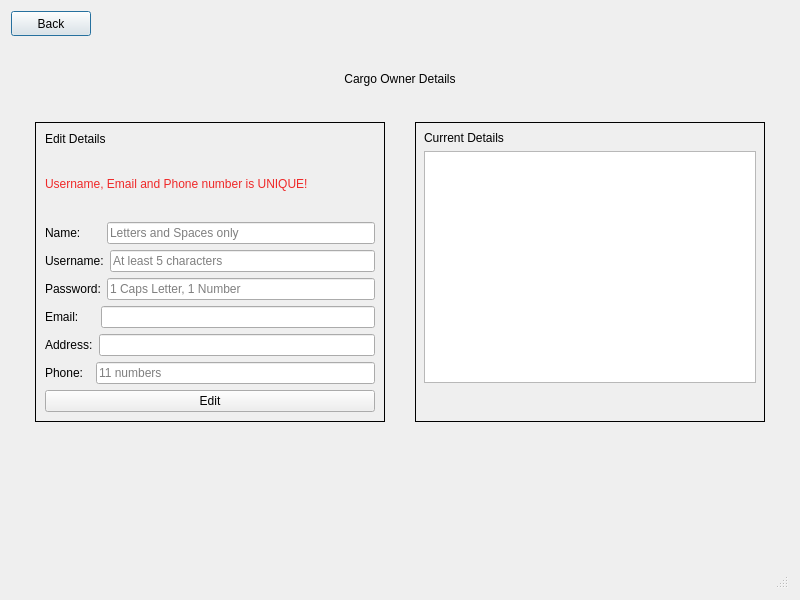
<?xml version="1.0" encoding="UTF-8"?>
<ui version="4.0">
 <class>customereditandview</class>
 <widget class="QDialog" name="customereditandview">
  <property name="geometry">
   <rect>
    <x>0</x>
    <y>0</y>
    <width>800</width>
    <height>600</height>
   </rect>
  </property>
  <property name="windowTitle">
   <string>Dialog</string>
  </property>
  <layout class="QVBoxLayout" name="verticalLayout_3">
   <item>
    <layout class="QVBoxLayout" name="verticalLayout">
     <item>
      <layout class="QHBoxLayout" name="horizontalLayout_2">
       <item>
        <widget class="QPushButton" name="pushButton_2">
         <property name="sizePolicy">
          <sizepolicy hsizetype="Fixed" vsizetype="Fixed">
           <horstretch>0</horstretch>
           <verstretch>0</verstretch>
          </sizepolicy>
         </property>
         <property name="minimumSize">
          <size>
           <width>55</width>
           <height>25</height>
          </size>
         </property>
         <property name="text">
          <string>Back</string>
         </property>
        </widget>
       </item>
       <item>
        <spacer name="horizontalSpacer">
         <property name="orientation">
          <enum>Qt::Horizontal</enum>
         </property>
         <property name="sizeHint" stdset="0">
          <size>
           <width>40</width>
           <height>20</height>
          </size>
         </property>
        </spacer>
       </item>
      </layout>
     </item>
     <item>
      <layout class="QHBoxLayout" name="horizontalLayout">
       <property name="topMargin">
        <number>30</number>
       </property>
       <property name="bottomMargin">
        <number>30</number>
       </property>
       <item>
        <widget class="QLabel" name="label">
         <property name="text">
          <string>Cargo Owner Details</string>
         </property>
         <property name="alignment">
          <set>Qt::AlignCenter</set>
         </property>
        </widget>
       </item>
      </layout>
     </item>
     <item>
      <layout class="QHBoxLayout" name="horizontalLayout_3">
       <property name="topMargin">
        <number>0</number>
       </property>
       <item>
        <widget class="QWidget" name="accountForm" native="true">
         <property name="sizePolicy">
          <sizepolicy hsizetype="Fixed" vsizetype="Fixed">
           <horstretch>0</horstretch>
           <verstretch>0</verstretch>
          </sizepolicy>
         </property>
         <property name="minimumSize">
          <size>
           <width>350</width>
           <height>300</height>
          </size>
         </property>
         <property name="styleSheet">
          <string notr="true">#accountForm{ border: 1px solid; }</string>
         </property>
         <layout class="QVBoxLayout" name="verticalLayout_2">
          <property name="leftMargin">
           <number>10</number>
          </property>
          <property name="topMargin">
           <number>10</number>
          </property>
          <property name="rightMargin">
           <number>10</number>
          </property>
          <property name="bottomMargin">
           <number>5</number>
          </property>
          <item>
           <widget class="QLabel" name="label_2">
            <property name="sizePolicy">
             <sizepolicy hsizetype="Fixed" vsizetype="Fixed">
              <horstretch>0</horstretch>
              <verstretch>0</verstretch>
             </sizepolicy>
            </property>
            <property name="text">
             <string>Edit Details</string>
            </property>
           </widget>
          </item>
          <item>
           <widget class="QLabel" name="label_3">
            <property name="styleSheet">
             <string notr="true">color: rgb(239, 41, 41);</string>
            </property>
            <property name="text">
             <string>Username, Email and Phone number is UNIQUE!</string>
            </property>
           </widget>
          </item>
          <item>
           <layout class="QHBoxLayout" name="horizontalLayout_7">
            <item>
             <widget class="QLabel" name="nameLabel">
              <property name="text">
               <string>Name:      </string>
              </property>
             </widget>
            </item>
            <item>
             <widget class="QLineEdit" name="nameLineEdit">
              <property name="placeholderText">
               <string>Letters and Spaces only</string>
              </property>
             </widget>
            </item>
           </layout>
          </item>
          <item>
           <layout class="QHBoxLayout" name="horizontalLayout_9">
            <item>
             <widget class="QLabel" name="userNameLabel">
              <property name="text">
               <string>Username:</string>
              </property>
             </widget>
            </item>
            <item>
             <widget class="QLineEdit" name="userNameLineEdit">
              <property name="placeholderText">
               <string>At least 5 characters</string>
              </property>
             </widget>
            </item>
           </layout>
          </item>
          <item>
           <layout class="QHBoxLayout" name="horizontalLayout_6">
            <item>
             <widget class="QLabel" name="passordLabel">
              <property name="text">
               <string>Password:</string>
              </property>
             </widget>
            </item>
            <item>
             <widget class="QLineEdit" name="passwordLineEdit">
              <property name="placeholderText">
               <string>1 Caps Letter, 1 Number</string>
              </property>
             </widget>
            </item>
           </layout>
          </item>
          <item>
           <layout class="QHBoxLayout" name="horizontalLayout_5">
            <item>
             <widget class="QLabel" name="emailLabel">
              <property name="text">
               <string>Email:     </string>
              </property>
             </widget>
            </item>
            <item>
             <widget class="QLineEdit" name="emailLineEdit"/>
            </item>
           </layout>
          </item>
          <item>
           <layout class="QHBoxLayout" name="horizontalLayout_4">
            <item>
             <widget class="QLabel" name="addressLabel">
              <property name="text">
               <string>Address:</string>
              </property>
             </widget>
            </item>
            <item>
             <widget class="QLineEdit" name="addressLineEdit"/>
            </item>
           </layout>
          </item>
          <item>
           <layout class="QHBoxLayout" name="horizontalLayout_8">
            <item>
             <widget class="QLabel" name="phoneNumberLabel">
              <property name="text">
               <string>Phone:  </string>
              </property>
             </widget>
            </item>
            <item>
             <widget class="QLineEdit" name="PhoneNumberLineEdit">
              <property name="placeholderText">
               <string>11 numbers</string>
              </property>
             </widget>
            </item>
           </layout>
          </item>
          <item>
           <widget class="QPushButton" name="editButton">
            <property name="text">
             <string>Edit</string>
            </property>
           </widget>
          </item>
          <item>
           <spacer name="verticalSpacer_2">
            <property name="orientation">
             <enum>Qt::Vertical</enum>
            </property>
            <property name="sizeType">
             <enum>QSizePolicy::Fixed</enum>
            </property>
            <property name="sizeHint" stdset="0">
             <size>
              <width>20</width>
              <height>5</height>
             </size>
            </property>
           </spacer>
          </item>
         </layout>
        </widget>
       </item>
       <item>
        <widget class="QWidget" name="viewDetailsForm" native="true">
         <property name="sizePolicy">
          <sizepolicy hsizetype="Fixed" vsizetype="Fixed">
           <horstretch>0</horstretch>
           <verstretch>0</verstretch>
          </sizepolicy>
         </property>
         <property name="minimumSize">
          <size>
           <width>350</width>
           <height>300</height>
          </size>
         </property>
         <property name="styleSheet">
          <string notr="true">#viewDetailsForm{ border: 1px solid; }</string>
         </property>
         <layout class="QVBoxLayout" name="verticalLayout_4">
          <item>
           <widget class="QLabel" name="label_4">
            <property name="sizePolicy">
             <sizepolicy hsizetype="Fixed" vsizetype="Fixed">
              <horstretch>0</horstretch>
              <verstretch>0</verstretch>
             </sizepolicy>
            </property>
            <property name="text">
             <string>Current Details</string>
            </property>
           </widget>
          </item>
          <item>
           <layout class="QHBoxLayout" name="horizontalLayout_16">
            <item>
             <widget class="QTableWidget" name="userInfoTable"/>
            </item>
           </layout>
          </item>
          <item>
           <spacer name="verticalSpacer_3">
            <property name="orientation">
             <enum>Qt::Vertical</enum>
            </property>
            <property name="sizeType">
             <enum>QSizePolicy::Fixed</enum>
            </property>
            <property name="sizeHint" stdset="0">
             <size>
              <width>20</width>
              <height>30</height>
             </size>
            </property>
           </spacer>
          </item>
         </layout>
        </widget>
       </item>
      </layout>
     </item>
     <item>
      <spacer name="verticalSpacer">
       <property name="orientation">
        <enum>Qt::Vertical</enum>
       </property>
       <property name="sizeHint" stdset="0">
        <size>
         <width>20</width>
         <height>40</height>
        </size>
       </property>
      </spacer>
     </item>
    </layout>
   </item>
   <item>
    <widget class="QMenuBar" name="menubar"/>
   </item>
   <item>
    <widget class="QStatusBar" name="statusbar"/>
   </item>
  </layout>
 </widget>
 <resources/>
 <connections/>
</ui>
